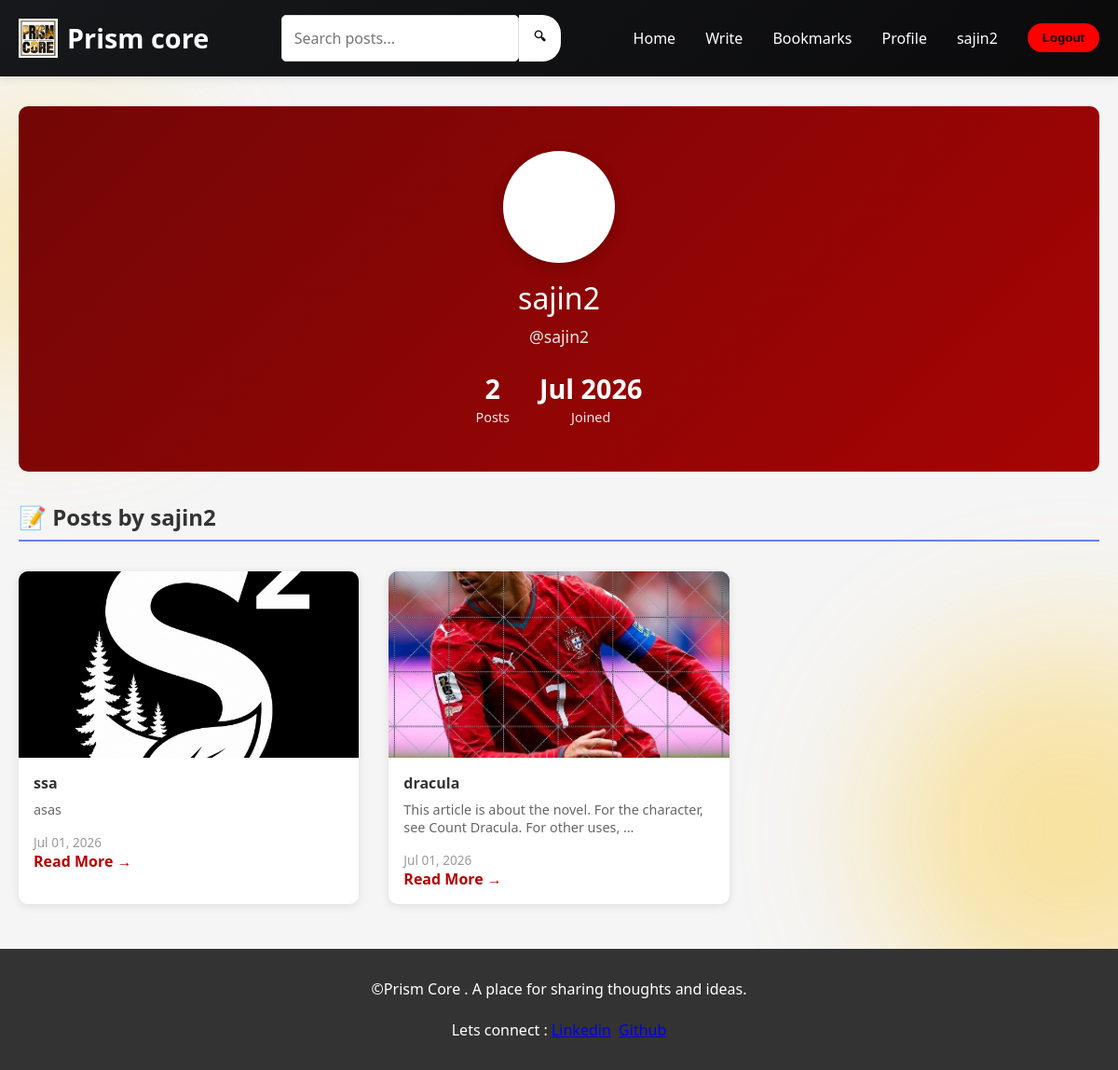
Before: /profile/sajin2/ with the older database file.
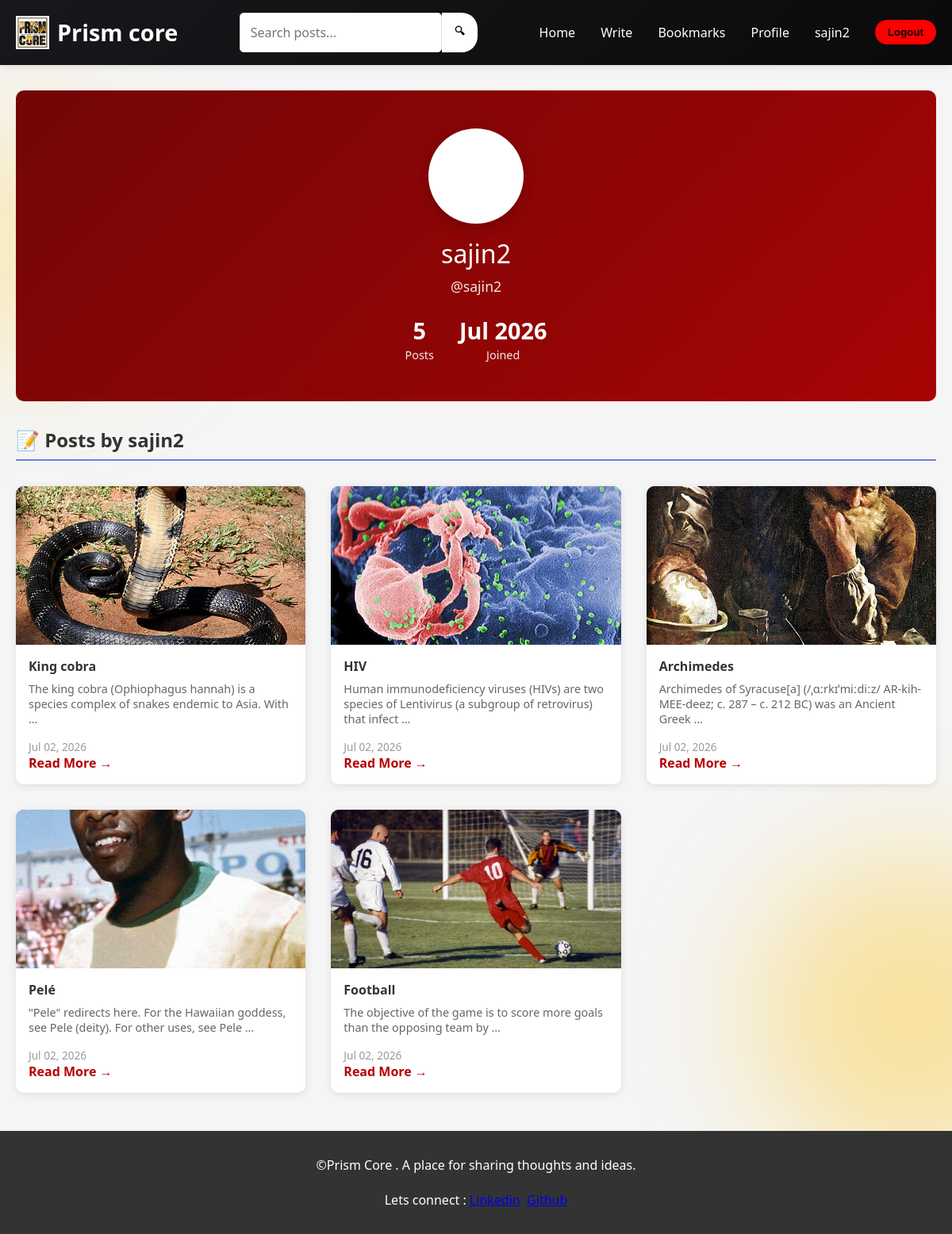
After: the same page with the newer database file.
### blog/models.py (models this page shows, shortened)
class Profile(models.Model):
    user = models.OneToOneField(User, on_delete=models.CASCADE, related_name='profile')
    bio = models.TextField(blank=True, null=True)
    profile_picture = models.ImageField(upload_to='profile_pictures/', blank=True, null=True)
    created_at = models.DateTimeField(auto_now_add=True)

class Post(models.Model):
    title = models.CharField(max_length=200)
    content = models.TextField()
    author = models.ForeignKey(User, on_delete=models.CASCADE, related_name='posts')
    created_at = models.DateTimeField(auto_now_add=True)
    updated_at = models.DateTimeField(auto_now=True)
    image = models.ImageField(upload_to='blog_images/', blank=True, null=True)
    likes = models.ManyToManyField(User, related_name='liked_posts', blank=True)
    class Meta:
        ordering = ['-created_at']

### blog/views.py (the view)
# urls.py: path('profile/<str:username>/', views.user_profile, name='profile'),
def user_profile(request, username):
    user = get_object_or_404(User, username=username)
    profile, _ = Profile.objects.get_or_create(user=user)
    posts = user.posts.all().order_by('-created_at')
    paginator = Paginator(posts, 6)
    page_number = request.GET.get('page')
    posts_page = paginator.get_page(page_number)
    return render(request, 'profile.html', {
        'profile': profile,
        'user': user,
        'posts': posts_page,
    })

### blog/templates/profile.html (shortened to what this page needs)
{% extends 'base.html' %}
{% block content %}
<div class="profile-header">
    {% if profile.profile_picture %}
        <div class="profile-picture">
            <img src="{{ profile.profile_picture.url }}" alt="{{ user.username }}">
        </div>
    {% else %}
        <div class="profile-picture">
        </div>
    {% endif %}
    <div class="profile-name">
        {{ user.get_full_name|default:user.username }}
    </div>
    <div class="profile-username">@{{ user.username }}</div>
    <div class="profile-stats">
        <div class="stat">
            <span class="stat-number">{{ user.posts.count }}</span>
            <span class="stat-label">Posts</span>
        </div>
        <div class="stat">
            <span class="stat-number">{{ user.profile.created_at|date:"M Y" }}</span>
            <span class="stat-label">Joined</span>
        </div>
    </div>
</div>
<h2 class="posts-title">📝 Posts by {{ user.username }}</h2>
{% if posts %}
    <div class="posts-grid">
        {% for post in posts %}
            <div class="post-card">
                <div class="post-image">
                    {% if post.image %}
                        <img src="{{ post.image.url }}" alt="{{ post.title }}">
                    {% else %}
                        📖
                    {% endif %}
                </div>
                <div class="post-content">
                    <div class="post-title">{{ post.title }}</div>
                    <p class="post-excerpt">{{ post.content|truncatewords:15 }}</p>
                    <div class="post-date">{{ post.created_at|date:"M d, Y" }}</div>
                    <a href="{% url 'post-detail' post.pk %}" class="post-link">Read More →</a>
                </div>
            </div>
        {% endfor %}
    </div>
{% endif %}
{% endblock %}

### blog/templates/base.html (shortened to what this page needs)
{% load static %}
<!DOCTYPE html>
<html lang="en">
<head>
</head>
<body>
    <nav>
        <div class="container">
            {% load static %}
<a href="{% url 'home' %}" class="logo">
    <img src="{% static 'images/logo.png' %}" alt="BlogHub Logo">
    <span>Prism core</span>
</a>
            <div class="search-container">
                <form method="GET" action="{% url 'search' %}">
                    <input type="text" name="q" placeholder="Search posts...">
                    <button type="submit">🔍︎</button>
                </form>
            </div>
            <ul class="nav-links">
                {% if user.is_authenticated %}
                    <li><a href="{% url 'home' %}">Home</a></li>
                    <li><a href="{% url 'create-post' %}">Write</a></li>
                    <li><a href="{% url 'bookmarks' %}">Bookmarks</a></li>
                    <li><a href="{% url 'profile' user.username %}">Profile</a></li>
                    <li>
    <span style="color: white; font-weight: 500;">{{ user.username }}</span>
</li>
<li>
    <form method="POST" action="{% url 'logout' %}" style="display: inline;">
        <button type="submit" style="background: #fd0000;">Logout</button>
    </form>
</li>
                {% else %}
                    <li><button onclick="window.location.href='{% url 'login' %}'">Login</button></li>
                    <li><button onclick="window.location.href='{% url 'register' %}'" style="background: #764ba2;">Register</button></li>
                {% endif %}
            </ul>
        </div>
    </nav>
    <div class="container">
        {% block content %}{% endblock %}
    </div>
    <footer>
        <p style="color: #ffffff;">©Prism Core . A place for sharing thoughts and ideas.</p><br>
        <p style="color: #ffffff;">Lets connect : <a href="https://www.linkedin.com/in/sajin-sajeev-8a1981214/" >Linkedin</a>&nbsp&nbsp<a href="https://github.com/sajinsajeev62-sketch" >Github</a></p>
    </footer>
</body>
</html>

### blog/templates/base.html (style rules this page uses)
body { background: #fdfdfd; position: relative; overflow-x: hidden; }
body::before, body::after { content: ""; position: fixed; border-radius: 50%; filter: blur(80px); z-index: -1; opacity: 0.35; animation: floatGlow 12s ease-in-out infinite; }
body::before { width: 300px; height: 300px; background: #FFD54F; top: 10%; left: -100px; }
body::after { width: 400px; height: 400px; background: #FFC107; bottom: 5%; right: -150px; animation-delay: 6s; }
.logo { display: flex; align-items: center; gap: 10px; text-decoration: none; color: white; font-size: 2rem; font-weight: bold; }
.logo img { width: 42px; height: 42px; object-fit: contain; }
.logo span { color: white; }
* { margin: 0; padding: 0; box-sizing: border-box; }
body { font-family: 'Segoe UI', Tahoma, Geneva, Verdana, sans-serif; background-color: #f5f5f5; color: #333; }
nav { background: linear-gradient(135deg, #17181b 0%, #0a0a0b 100%); padding: 1rem 0; box-shadow: 0 2px 10px rgba(0,0,0,0.1); position: sticky; top: 0; z-index: 100; }
nav .container { max-width: 1200px; margin: 0 auto; padding: 0 20px; display: flex; justify-content: space-between; align-items: center; flex-wrap: wrap; }
nav .logo { font-size: 1.8rem; font-weight: bold; color: white; text-decoration: none; }
nav .nav-links { display: flex; list-style: none; gap: 2rem; align-items: center; flex-wrap: wrap; }
nav a { color: white; text-decoration: none; font-weight: 500; transition: opacity 0.3s; }
nav button { background: white; color: #050505; border: none; padding: 0.5rem 1rem; border-radius: 20px; cursor: pointer; font-weight: bold; transition: transform 0.2s; }
.search-container { flex: 1; max-width: 300px; margin: 0 2rem; }
.search-container form { display: flex; }
.search-container input { width: 100%; padding: 0.5rem; border: none; border-radius: 20px 0 0 20px; outline: none; }
.search-container button { padding: 0.5rem 1rem; background: white; border: none; border-radius: 0 20px 20px 0; color: #0c0c0c; cursor: pointer; font-weight: bold; }
.container { max-width: 1200px; margin: 2rem auto; padding: 0 20px; }
input[type="text"], input[type="email"], input[type="password"], input[type="file"], textarea, select { width: 100%; padding: 0.8rem; border: 1px solid #ddd; border-radius: 5px; font-family: inherit; font-size: 1rem; }
footer { background: #333; color: white; text-align: center; padding: 2rem; margin-top: 3rem; }

### blog/templates/profile.html (style rules this page uses)
.profile-header { background: linear-gradient(135deg, #730606 0%, #a60404 100%); color: white; padding: 3rem; border-radius: 10px; margin-bottom: 2rem; text-align: center; }
.profile-picture { width: 120px; height: 120px; border-radius: 50%; background: white; margin: 0 auto 1rem; overflow: hidden; display: flex; align-items: center; justify-content: center; font-size: 3rem; box-shadow: 0 4px 15px rgba(0,0,0,0.2); }
.profile-name { font-size: 2rem; margin-bottom: 0.5rem; }
.profile-username { font-size: 1.1rem; opacity: 0.9; margin-bottom: 1rem; }
.profile-stats { display: flex; justify-content: center; gap: 2rem; margin-top: 1.5rem; flex-wrap: wrap; }
.stat { text-align: center; }
.stat-number { font-size: 1.8rem; font-weight: bold; display: block; }
.stat-label { font-size: 0.9rem; opacity: 0.9; }
.posts-title { font-size: 1.5rem; margin: 2rem 0 1rem; padding-bottom: 0.5rem; border-bottom: 2px solid #667eea; }
.posts-grid { display: grid; grid-template-columns: repeat(auto-fill, minmax(350px, 1fr)); gap: 2rem; margin: 2rem 0; }
.post-card { background: white; border-radius: 10px; overflow: hidden; box-shadow: 0 2px 10px rgba(0,0,0,0.1); transition: transform 0.3s; }
.post-image { width: 100%; height: 200px; background: linear-gradient(135deg, #667eea 0%, #764ba2 100%); display: flex; align-items: center; justify-content: center; font-size: 3rem; overflow: hidden; }
.post-image img { width: 100%; height: 100%; object-fit: cover; }
.post-content { padding: 1rem; }
.post-title { font-weight: bold; margin-bottom: 0.5rem; color: #333; }
.post-excerpt { color: #666; font-size: 0.9rem; margin-bottom: 1rem; }
.post-date { color: #999; font-size: 0.85rem; }
.post-link { color: #b60000; text-decoration: none; font-weight: bold; }

Changed rows visible on the page:
removed Post: image (picture), title "ssa", content "asas", created_at "Jul 01, 2026"
removed Post: image (picture), title "dracula", content "This article is about the novel. For the character, see Count Dracula. For other uses, …", created_at "Jul 01, 2026"
added Post: image (picture), title "King cobra", content "The king cobra (Ophiophagus hannah) is a species complex of snakes endemic to Asia. With …", created_at "Jul 02, 2026"
added Post: image (picture), title "HIV", content "Human immunodeficiency viruses (HIVs) are two species of Lentivirus (a subgroup of retrovirus) that infect …", created_at "Jul 02, 2026"
added Post: image (picture), title "Archimedes", content "Archimedes of Syracuse[a] (/ˌɑːrkɪˈmiːdiːz/ AR-kih-MEE-deez; c. 287 – c. 212 BC) was an Ancient Greek …", created_at "Jul 02, 2026"
added Post: image (picture), title "Pelé", content "\"Pele\" redirects here. For the Hawaiian goddess, see Pele (deity). For other uses, see Pele …", created_at "Jul 02, 2026"
added Post: image (picture), title "Football", content "The objective of the game is to score more goals than the opposing team by …", created_at "Jul 02, 2026"
Other visible differences:
{{ user.posts.count }}: "2" → "5"
